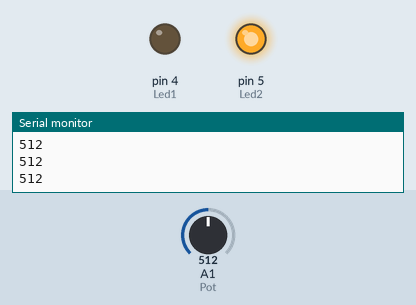
This sketch was run on a simulated Arduino Uno, built with avr-gcc and run on an emulated ATmega328P. Parts: output pins drawn as LEDs (lit = HIGH), the last lines printed to the serial monitor. The test bench sets the inputs (shaded band); at power-on: A1 (Pot) = 512.

Above: at 1.2 s.
1.3 s: A1 (Pot) set to 493
At 1.8 s:
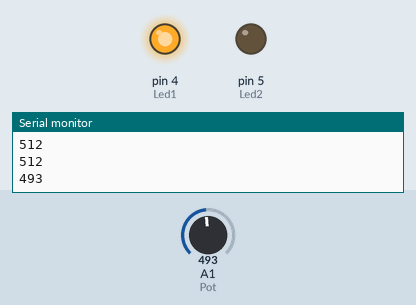
3.0 s: A1 (Pot) set to 271
4.5 s: A1 (Pot) set to 241
At 5.5 s:
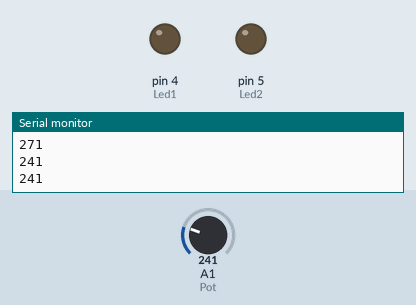
6.0 s: A1 (Pot) set to 900
At 6.8 s:
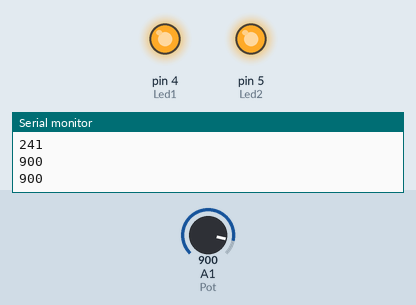
7.5 s: A1 (Pot) set to 778
9.0 s: A1 (Pot) set to 755
At 9.3 s:
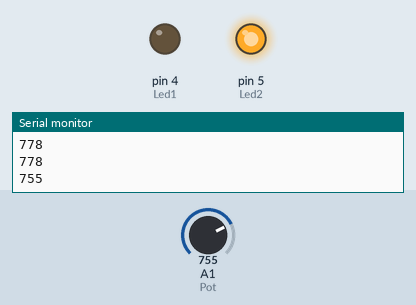
Timing chart, 0 to 11.5 s (numbered marks = the images above; inputs shaded):
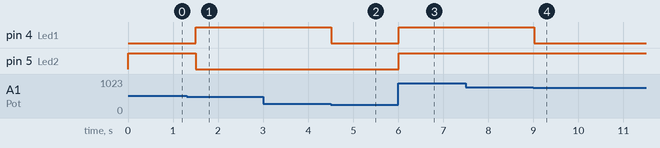

The sketch:

Lect_analog.ino
```cpp
#define Pot A1 // patte de lecture du curseur du potentiometre
#define Max 1023 // valeur maximale lue
#define Val_Pot analogRead(Pot)
#define Led1 4 // actif a 1
#define Led1On digitalWrite(Led1, HIGH)
#define Led1Off digitalWrite(Led1, LOW)
#define Led2 5 // actif a 1
#define Led2On digitalWrite(Led2, HIGH)
#define Led2Off digitalWrite(Led2, LOW)

void setup(){
  Serial.begin(9600);
  pinMode (Led1, OUTPUT);
  pinMode (Led2, OUTPUT);
  }
void loop() {
  if (Val_Pot==0 || Val_Pot <= 0.25*Max) {Led1Off; Led2Off;}
  if (Val_Pot > 0.25*Max && Val_Pot <= 0.50*Max) {Led1On; Led2Off;}
  if (Val_Pot > 0.50*Max && Val_Pot <= 0.75*Max) {Led1Off; Led2On;}
  if (Val_Pot > 0.75*Max && Val_Pot <= Max) {Led1On; Led2On;}
  Serial.println (Val_Pot);
  delay(500);
  }
```

Measured:
- the behaviour switches between 512 and 511 on A1 (Pot) (found by bisection; images 0 and 1)
- the behaviour switches between 256 and 255 on A1 (Pot) (found by bisection; images 1 and 2)
- the behaviour switches between 768 and 767 on A1 (Pot) (found by bisection; images 3 and 4)
- after the input at 1.3 s, pin 4 (Led1): LOW → HIGH after 0.20 s; pin 5 (Led2): HIGH → LOW after 0.20 s
- after the input at 4.5 s, pin 4 (Led1): HIGH → LOW at once
- after the input at 6.0 s, pin 4 (Led1), pin 5 (Led2): LOW → HIGH at once
- after the input at 9.0 s, pin 4 (Led1): HIGH → LOW at once
